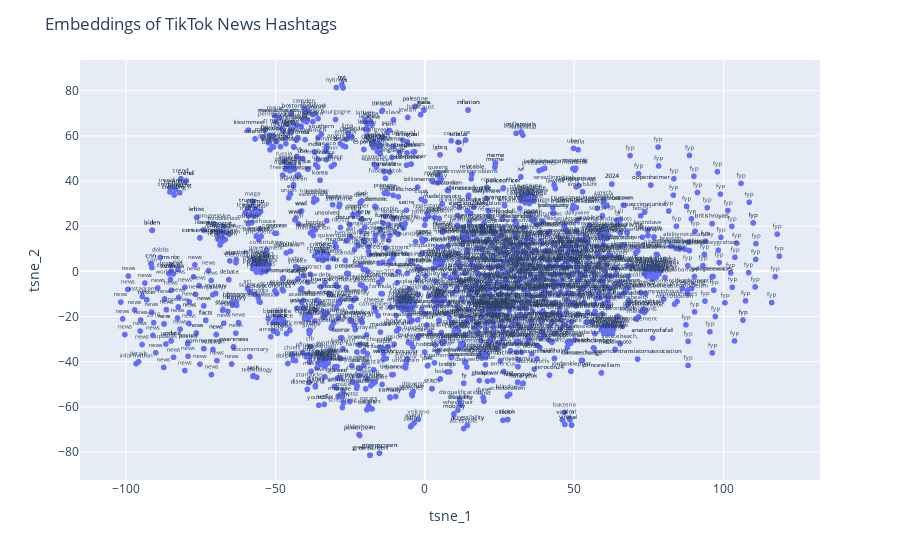

Notebook code cell kept with this figure:
### Code cell
# actually visualize it
import plotly.express as px
fig = px.scatter(embed_hash_tsne, x='tsne_1', y='tsne_2', text='hashtag')
fig.update_traces(textposition='top center', mode='markers+text', textfont=dict(size=6))
fig.update_layout(title='Embeddings of TikTok News Hashtags')

### Figure 1 — Plotly figure (JSON) as saved in the notebook; plotly's stock layout.template omitted (floating-point values rounded to 4 significant figures; data arrays with more than 128 entries replaced by an {"elided": "..."} marker saying what was removed)
{"data": [{"hovertemplate": "tsne_1=%{x}<br>tsne_2=%{y}<br>hashtag=%{text}<extra></extra>", "legendgroup": "", "marker": {"color": "#636efa", "symbol": "circle"}, "mode": "markers+text", "name": "", "showlegend": false, "text": {"elided": "1700 str values"}, "textfont": {"size": 6}, "textposition": "top center", "type": "scattergl", "x": {"elided": "1700 float values"}, "xaxis": "x", "y": {"elided": "1700 float values"}, "yaxis": "y"}], "layout": {"legend": {"tracegroupgap": 0}, "margin": {"t": 60}, "title": {"text": "Embeddings of TikTok News Hashtags"}, "xaxis": {"anchor": "y", "domain": [0, 1], "title": {"text": "tsne_1"}}, "yaxis": {"anchor": "x", "domain": [0, 1], "title": {"text": "tsne_2"}}}}
